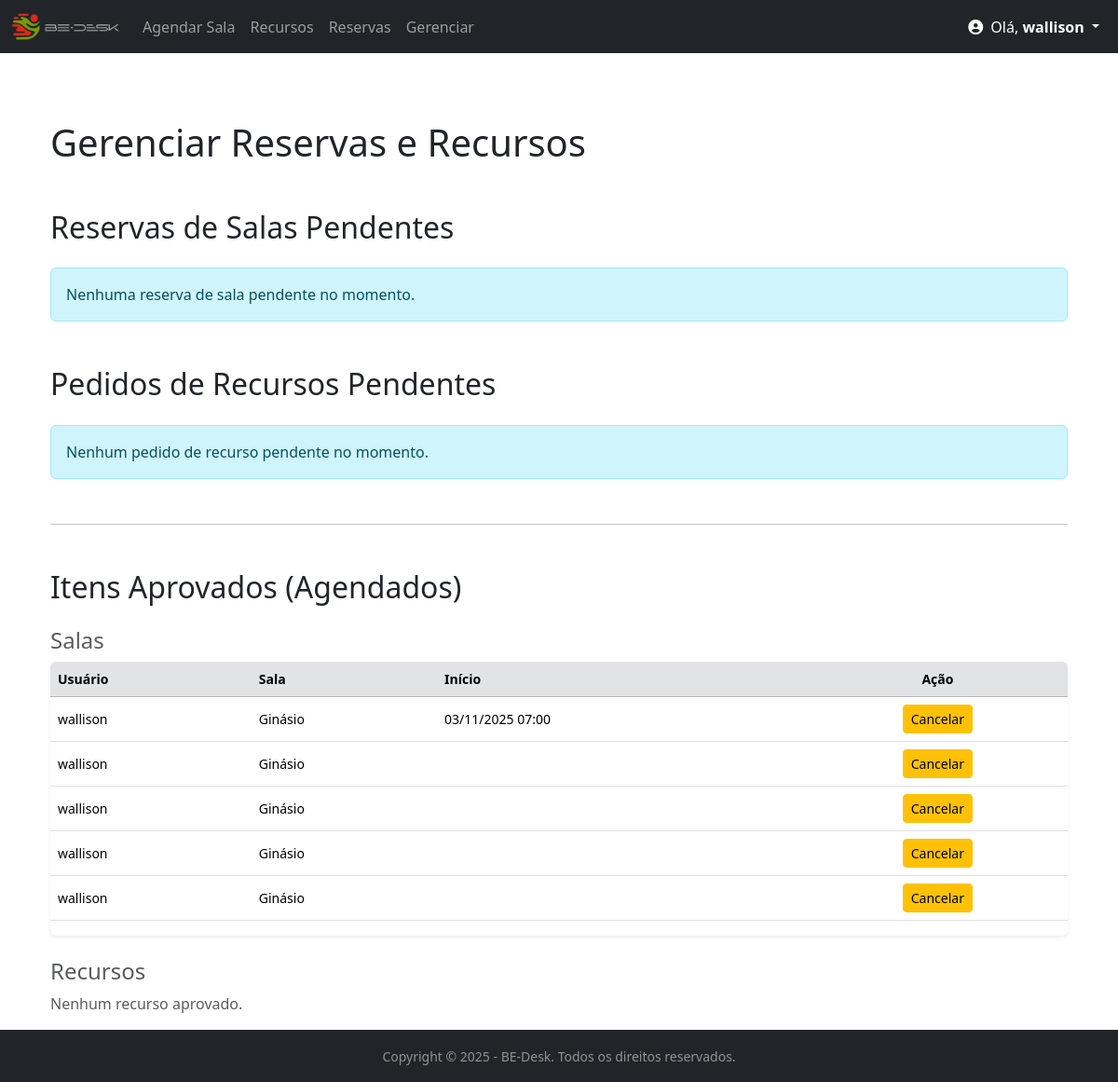
Page /gerenciar/ (signed in) on the earlier database version.
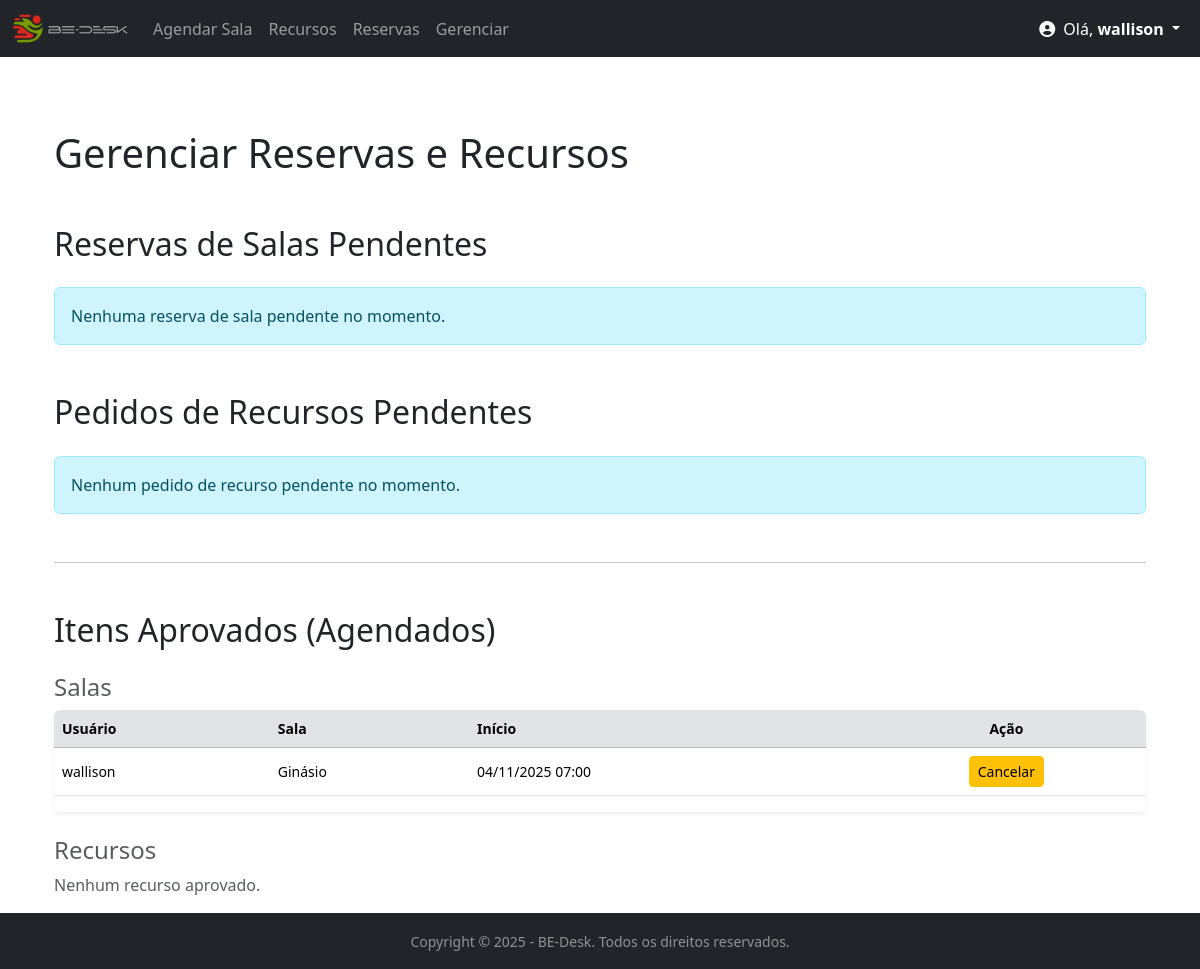
Same page on the later database version.
### bedesk/models.py (models this page shows, shortened)
class Agendamento(models.Model):
    STATUS_CHOICES = [
        ('PENDENTE', 'Pendente'), # O valor que vai para o banco (melhor em CAPS)
        ('APROVADO', 'Aprovado'), # O valor que o usuário vê (após a vírgula)
        ('REJEITADO', 'Rejeitado'),
    ]
    nome = models.CharField(max_length=100) # Nome do Agendamento (ex: Reunião de Marketing)
    sala = models.ForeignKey(Sala, on_delete=models.CASCADE)
    motivo = models.TextField()
    horario = models.TimeField()
    data_inicio = models.DateTimeField(null=True, blank=True)
    data_fim = models.DateTimeField(null=True, blank=True)
    status = models.CharField(
        max_length=10,
        choices=STATUS_CHOICES,
        default='PENDENTE' # Valor padrão para novas reservas
    )
    sala = models.ForeignKey(Sala, on_delete=models.CASCADE)
    usuario = models.ForeignKey(User, on_delete=models.CASCADE)
    class Meta:
        verbose_name_plural = "Agendamentos"
        indexes = [
            models.Index(fields=['status']),
        ]

class Sala(models.Model):
    nome = models.CharField(max_length=100)
    capacidade = models.IntegerField(default=1)

### bedesk/views.py (the view)
# urls.py: path('gerenciar/', views.gerenciar_reservas, name='listar_pendentes'),
@user_passes_test(is_admin_or_staff)
def gerenciar_reservas(request):
    reservas_pendentes = Agendamento.objects.filter(
        status='PENDENTE'
    ).order_by('data_inicio')
    reservas_aprovadas = Agendamento.objects.filter(
        status='APROVADO'
    ).order_by('-data_inicio', '-horario')
    recursos_pendentes = ReservaRecurso.objects.filter(
        status='PENDENTE'
    ).order_by('data_prevista')
    recursos_aprovados = ReservaRecurso.objects.filter(
        status='APROVADO'
    ).order_by('-data_prevista')
    context = {
        'reservas_pendentes': reservas_pendentes,
        'reservas_aprovadas': reservas_aprovadas,
        'recursos_pendentes': recursos_pendentes,
        'recursos_aprovados': recursos_aprovados,
        'titulo': 'Gerenciar Reservas e Recursos'
    }
    return render(request, 'bedesk/gerenciar_reservas.html', context)

### bedesk/context_processors.py (called while the page is built)
def notificacoes_pendentes(request):
    total_pendentes = 0
    if request.user.is_authenticated and request.user.is_staff:
        salas_pendentes_count = Agendamento.objects.filter(status='PENDENTE').count()
        recursos_pendentes_count = ReservaRecurso.objects.filter(status='PENDENTE').count()
        total_pendentes = salas_pendentes_count + recursos_pendentes_count
    return {
        'pendentes_count': total_pendentes
    }

### bedesk/views.py (called while the page is built)
def is_admin_or_staff(user):
    return user.is_staff or user.is_superuser

### bedesk/templates/bedesk/gerenciar_reservas.html (shortened to what the changed rows need)
{% extends 'bedesk/base.html' %}
{% block content %}
<div class="container mt-4">
    <h1 class="mb-5">{{ titulo }}</h1>
    <h2 class="mb-4">Reservas de Salas Pendentes</h2>
    <h2 class="mb-4">Pedidos de Recursos Pendentes</h2>
    <h2 class="mb-4">Itens Aprovados (Agendados)</h2>
    {% if reservas_aprovadas %}
    <div class="table-responsive shadow-sm rounded mb-4">
        <table class="table table-hover align-middle small">
            <thead class="table-secondary">
                <tr><th>Usuário</th><th>Sala</th><th>Início</th><th class="text-center">Ação</th></tr>
            </thead>
            <tbody>
                {% for reserva in reservas_aprovadas %}
                <tr>
                    <td>{{ reserva.usuario.username }}</td>
                    <td>{{ reserva.sala.nome }}</td>
                    <td>{{ reserva.data_inicio|date:"d/m/Y H:i" }}</td>
                    <td class="text-center">
                        <a href="{% url 'rejeitar_reserva' reserva.id %}" class="btn btn-warning btn-sm">Cancelar</a>
                    </td>
                </tr>
                {% endfor %}
            </tbody>
        </table>
    </div>
    {% else %}
    <p class="text-muted">Nenhuma sala aprovada.</p>
    {% endif %}
</div>
{% endblock %}

Differences in the rows shown:
no longer on this page (row edited): Agendamento: usuario.username "wallison", sala.nome "Ginásio", data_inicio "03/11/2025 07:00"
no longer on this page (row edited): Agendamento: usuario.username "wallison", sala.nome "Ginásio"
no longer on this page (row edited): Agendamento: usuario.username "wallison", sala.nome "Ginásio"
no longer on this page (row edited): Agendamento: usuario.username "wallison", sala.nome "Ginásio"
no longer on this page (row edited): Agendamento: usuario.username "wallison", sala.nome "Ginásio"
added Agendamento: usuario.username "wallison", sala.nome "Ginásio", data_inicio "04/11/2025 07:00"
